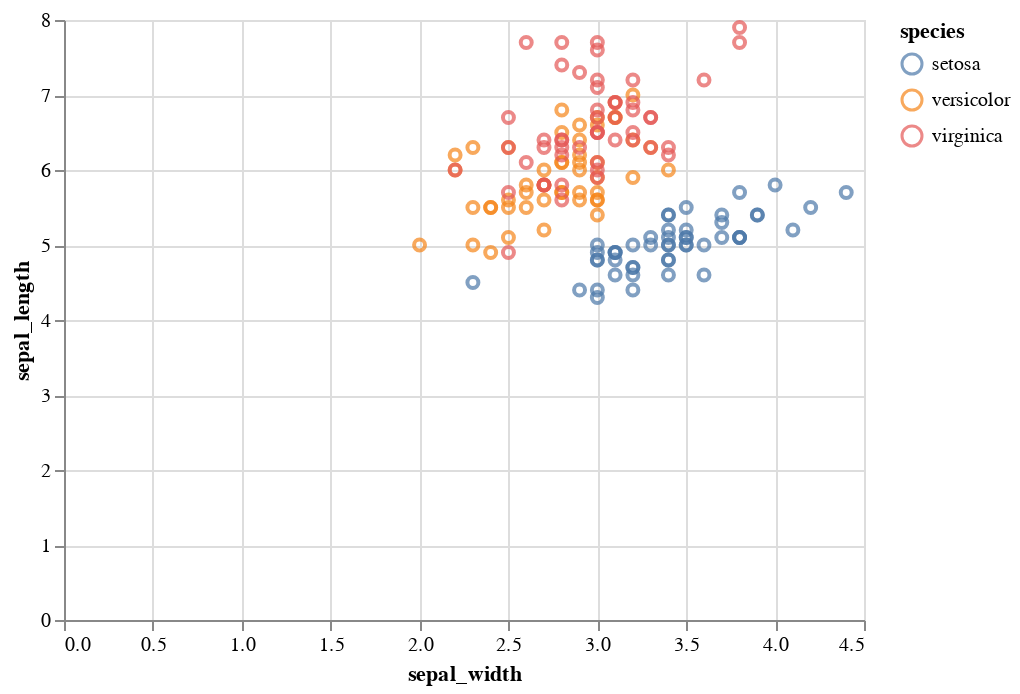

Notebook code for this chart:
### Markdown cell above
insert>> codesnippet >>> scatter

### Code cell
import altair as alt

alt.Chart(df).mark_point().encode(
    x = 'sepal_width',
    y = 'sepal_length',
    color = 'species'
).interactive()

### Figure 1 — Vega-Lite specification as saved in the notebook (floating-point values rounded to 4 significant figures; data arrays with more than 128 entries replaced by an {"elided": "..."} marker saying what was removed)
{"config": {"view": {"continuousWidth": 400, "continuousHeight": 300}}, "data": {"name": "data-98ae83e5d702045aa997eca40b770a99"}, "mark": "point", "encoding": {"color": {"field": "species", "type": "nominal"}, "x": {"field": "sepal_width", "type": "quantitative"}, "y": {"field": "sepal_length", "type": "quantitative"}}, "selection": {"selector001": {"type": "interval", "bind": "scales", "encodings": ["x", "y"]}}, "$schema": "https://vega.github.io/schema/vega-lite/v4.17.0.json", "datasets": {"data-98ae83e5d702045aa997eca40b770a99": {"elided": "150 records"}}}
